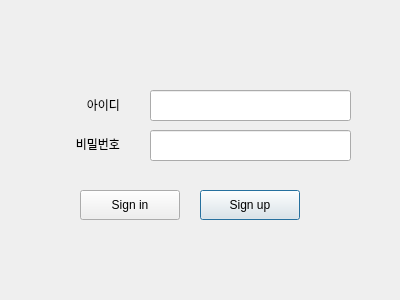
<?xml version="1.0" encoding="UTF-8"?>
<ui version="4.0">
 <class>Dialog</class>
 <widget class="QDialog" name="Dialog">
  <property name="geometry">
   <rect>
    <x>0</x>
    <y>0</y>
    <width>400</width>
    <height>300</height>
   </rect>
  </property>
  <property name="windowTitle">
   <string>Dialog</string>
  </property>
  <widget class="QLineEdit" name="lineEdit">
   <property name="geometry">
    <rect>
     <x>150</x>
     <y>90</y>
     <width>201</width>
     <height>31</height>
    </rect>
   </property>
   <property name="text">
    <string/>
   </property>
  </widget>
  <widget class="QLineEdit" name="lineEdit_2">
   <property name="geometry">
    <rect>
     <x>150</x>
     <y>130</y>
     <width>201</width>
     <height>31</height>
    </rect>
   </property>
   <property name="text">
    <string/>
   </property>
  </widget>
  <widget class="QPushButton" name="pushButton_2">
   <property name="geometry">
    <rect>
     <x>200</x>
     <y>190</y>
     <width>100</width>
     <height>30</height>
    </rect>
   </property>
   <property name="text">
    <string>Sign up</string>
   </property>
   <property name="flat">
    <bool>false</bool>
   </property>
  </widget>
  <widget class="QPushButton" name="pushButton_3">
   <property name="geometry">
    <rect>
     <x>80</x>
     <y>190</y>
     <width>100</width>
     <height>30</height>
    </rect>
   </property>
   <property name="autoFillBackground">
    <bool>false</bool>
   </property>
   <property name="text">
    <string>Sign in</string>
   </property>
   <property name="autoRepeat">
    <bool>false</bool>
   </property>
  </widget>
  <widget class="QLabel" name="label">
   <property name="geometry">
    <rect>
     <x>60</x>
     <y>90</y>
     <width>60</width>
     <height>31</height>
    </rect>
   </property>
   <property name="text">
    <string>&lt;html&gt;&lt;head/&gt;&lt;body&gt;&lt;p align=&quot;right&quot;&gt;아이디&lt;/p&gt;&lt;/body&gt;&lt;/html&gt;</string>
   </property>
  </widget>
  <widget class="QLabel" name="label_2">
   <property name="geometry">
    <rect>
     <x>60</x>
     <y>129</y>
     <width>60</width>
     <height>31</height>
    </rect>
   </property>
   <property name="text">
    <string>&lt;html&gt;&lt;head/&gt;&lt;body&gt;&lt;p align=&quot;right&quot;&gt;비밀번호&lt;/p&gt;&lt;/body&gt;&lt;/html&gt;</string>
   </property>
  </widget>
  <zorder>label</zorder>
  <zorder>lineEdit</zorder>
  <zorder>lineEdit_2</zorder>
  <zorder>pushButton_2</zorder>
  <zorder>pushButton_3</zorder>
  <zorder>label_2</zorder>
 </widget>
 <resources/>
 <connections/>
</ui>
